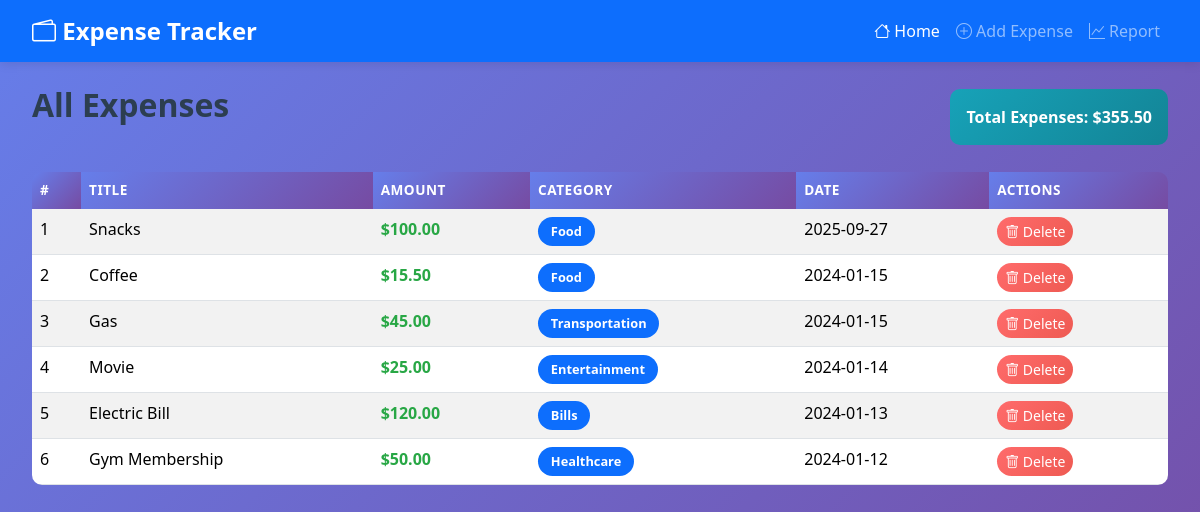
The app's page /, older data.
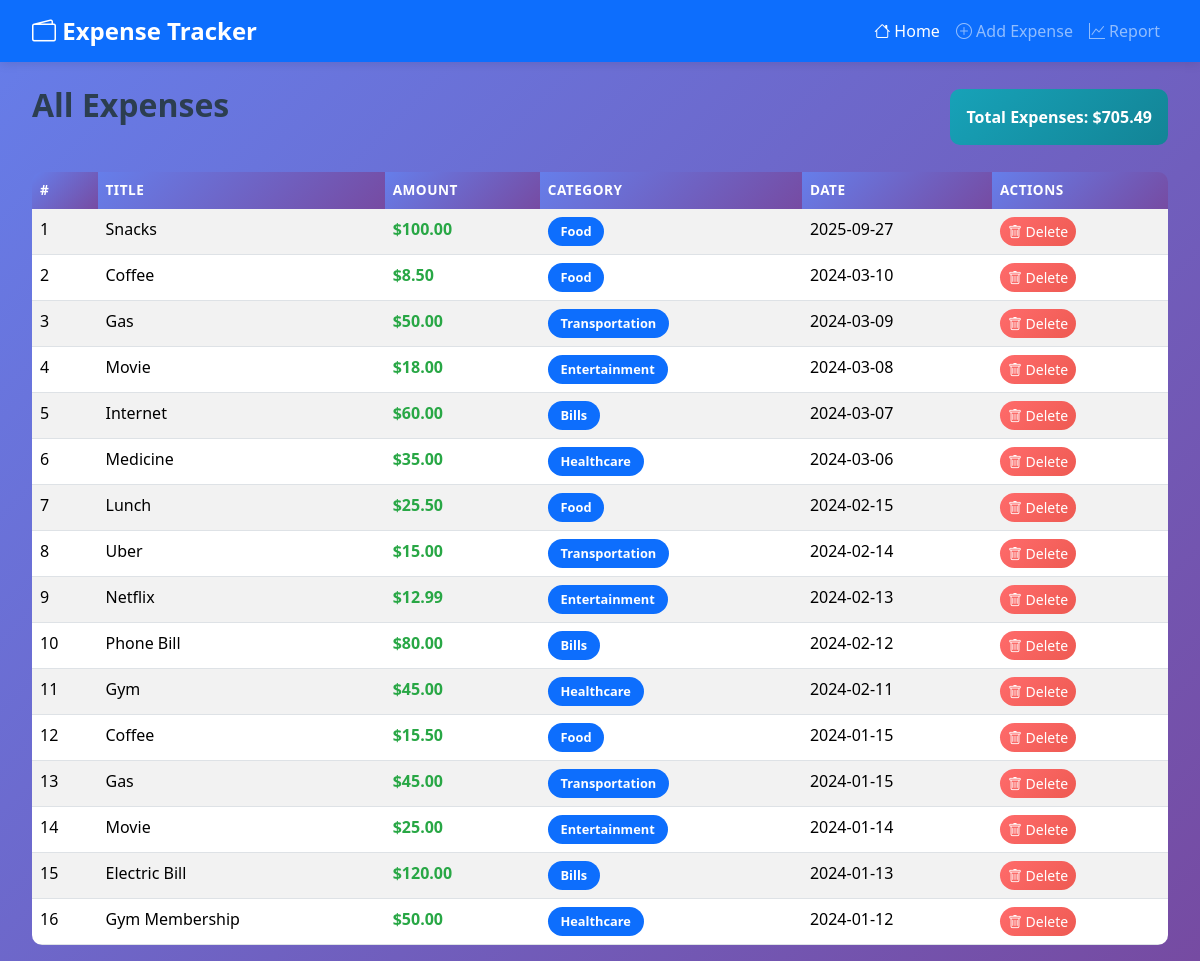
The same page, newer data.
### tables this page shows
CREATE TABLE expenses (
                id INTEGER PRIMARY KEY AUTOINCREMENT,
                title TEXT NOT NULL,
                amount REAL NOT NULL,
                category TEXT NOT NULL,
                date TEXT NOT NULL
            );

### app.py (the view)
@app.route('/')
def index():
    conn = get_db_connection()
    expenses = conn.execute("SELECT * FROM expenses ORDER BY date DESC").fetchall()
    total = conn.execute("SELECT SUM(amount) FROM expenses").fetchone()[0] or 0
    conn.close()
    return render_template('index.html', expenses=expenses, total=total)

### app.py (called while the page is built)
def get_db_connection():
    conn = sqlite3.connect(DB_NAME)
    conn.row_factory = sqlite3.Row
    return conn

### templates/index.html (shortened to what this page needs)
{% extends "base.html" %}
{% block content %}
<div class="d-flex justify-content-between align-items-center mb-4">
    <h2>All Expenses</h2>
    <div class="alert alert-info mb-0">
        <strong>Total Expenses: ${{ "%.2f"|format(total) }}</strong>
    </div>
</div>
{% if expenses %}
<div class="table-responsive">
    <table class="table table-striped table-hover">
        <thead class="table-dark">
            <tr>
                <th>#</th>
                <th>Title</th>
                <th>Amount</th>
                <th>Category</th>
                <th>Date</th>
                <th>Actions</th>
            </tr>
        </thead>
        <tbody>
            {% for expense in expenses %}
            <tr>
                <td>{{ loop.index }}</td>
                <td>{{ expense.title }}</td>
                <td class="text-success fw-bold">${{ "%.2f"|format(expense.amount) }}</td>
                <td>
                    <span class="badge bg-primary">{{ expense.category }}</span>
                </td>
                <td>{{ expense.date }}</td>
                <td>
                    <a href="/delete/{{ expense.id }}" class="btn btn-danger btn-sm"
                       onclick="return confirm('Are you sure you want to delete this expense?')">
                        <i class="bi bi-trash"></i> Delete
                    </a>
                </td>
            </tr>
            {% endfor %}
        </tbody>
    </table>
</div>
{% else %}
<div class="text-center py-5">
    <h4 class="text-muted">No expenses found</h4>
    <p class="text-muted">Start by adding your first expense!</p>
    <a href="/add" class="btn btn-primary">Add Expense</a>
</div>
{% endif %}
{% endblock %}

### templates/base.html (shortened to what this page needs)
<!DOCTYPE html>
<html lang="en">
<head>
    <link href="https://cdn.jsdelivr.net/npm/bootstrap@5.3.2/dist/css/bootstrap.min.css" rel="stylesheet">
    <link rel="stylesheet" href="https://cdn.jsdelivr.net/npm/bootstrap-icons@1.11.1/font/bootstrap-icons.css">
    <link rel="stylesheet" href="{{ url_for('static', filename='style.css') }}">
</head>
<body>
<nav class="navbar navbar-expand-lg navbar-dark bg-primary">
    <div class="container-fluid">
        <a class="navbar-brand fw-bold" href="/">
            <i class="bi bi-wallet2"></i> Expense Tracker
        </a>
        <div class="collapse navbar-collapse" id="navbarNav">
            <ul class="navbar-nav ms-auto">
                <li class="nav-item">
                    <a class="nav-link {% if request.endpoint == 'index' %}active{% endif %}" href="/">
                        <i class="bi bi-house"></i> Home
                    </a>
                </li>
                <li class="nav-item">
                    <a class="nav-link {% if request.endpoint == 'add_expense' %}active{% endif %}" href="/add">
                        <i class="bi bi-plus-circle"></i> Add Expense
                    </a>
                </li>
                <li class="nav-item">
                    <a class="nav-link {% if request.endpoint == 'report' %}active{% endif %}" href="/report">
                        <i class="bi bi-graph-up"></i> Report
                    </a>
                </li>
            </ul>
        </div>
    </div>
</nav>
<div class="container-fluid mt-4">
    {% block content %}{% endblock %}
</div>
</body>
</html>

### static/style.css (style rules this page uses)
body { font-family: 'Segoe UI', Tahoma, Geneva, Verdana, sans-serif; background: linear-gradient(135deg, #667eea 0%, #764ba2 100%); min-height: 100vh; margin: 0; padding: 0; }
.navbar { box-shadow: 0 2px 10px rgba(0,0,0,0.1); }
.navbar-brand { font-size: 1.5rem; }
.nav-link { font-weight: 500; transition: all 0.3s ease; }
.container-fluid { padding: 0 2rem; }
.table { border-radius: 10px; overflow: hidden; }
.table thead th { background: linear-gradient(135deg, #667eea 0%, #764ba2 100%); color: white; border: none; font-weight: 600; text-transform: uppercase; font-size: 0.85rem; letter-spacing: 0.5px; }
.table tbody tr { transition: all 0.3s ease; }
.badge { font-size: 0.8rem; padding: 0.5rem 0.8rem; border-radius: 20px; }
.btn { border-radius: 25px; font-weight: 500; transition: all 0.3s ease; border: none; }
.btn-danger { background: linear-gradient(135deg, #ff6b6b 0%, #ee5a52 100%); }
.alert { border: none; border-radius: 10px; font-weight: 500; }
.alert-info { background: linear-gradient(135deg, #17a2b8 0%, #138496 100%); color: white; }
.text-success { color: #28a745 !important; font-weight: 600; }
h2 { color: #2c3e50; font-weight: 700; margin-bottom: 1.5rem; }

Row changes from the older to the newer data that the page shows:
added expenses: title "Coffee", amount "8.50", category "Food", date "2024-03-10"
added expenses: title "Gas", amount "50.00", category "Transportation", date "2024-03-09"
added expenses: title "Movie", amount "18.00", category "Entertainment", date "2024-03-08"
added expenses: title "Internet", amount "60.00", category "Bills", date "2024-03-07"
added expenses: title "Medicine", amount "35.00", category "Healthcare", date "2024-03-06"
added expenses: title "Lunch", amount "25.50", category "Food", date "2024-02-15"
added expenses: title "Uber", amount "15.00", category "Transportation", date "2024-02-14"
added expenses: title "Netflix", amount "12.99", category "Entertainment", date "2024-02-13"
added expenses: title "Phone Bill", amount "80.00", category "Bills", date "2024-02-12"
added expenses: title "Gym", amount "45.00", category "Healthcare", date "2024-02-11"
Text that changed along with them:
{{ "%.2f"|format(total) }}: "355.50" → "705.49"
